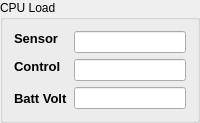
            <widget class="QGroupBox" name="sensorBiases_groupBox_2">
             <property name="minimumSize">
              <size>
               <width>0</width>
               <height>0</height>
              </size>
             </property>
             <property name="maximumSize">
              <size>
               <width>132123</width>
               <height>123123</height>
              </size>
             </property>
             <property name="title">
              <string>CPU Load</string>
             </property>
             <layout class="QGridLayout" name="gridLayout_14">
              <item row="0" column="0">
               <layout class="QGridLayout" name="gridLayout_11">
                <item row="0" column="0">
                 <widget class="QLabel" name="label_55">
                  <property name="minimumSize">
                   <size>
                    <width>0</width>
                    <height>0</height>
                   </size>
                  </property>
                  <property name="maximumSize">
                   <size>
                    <width>16777215</width>
                    <height>16777215</height>
                   </size>
                  </property>
                  <property name="font">
                   <font>
                    <pointsize>10</pointsize>
                    <weight>75</weight>
                    <bold>true</bold>
                   </font>
                  </property>
                  <property name="text">
                   <string>Sensor</string>
                  </property>
                 </widget>
                </item>
                <item row="0" column="1" rowspan="2">
                 <widget class="QLineEdit" name="ed_sens">
                  <property name="alignment">
                   <set>Qt::AlignRight|Qt::AlignTrailing|Qt::AlignVCenter</set>
                  </property>
                 </widget>
                </item>
                <item row="1" column="0" rowspan="2">
                 <widget class="QLabel" name="label_57">
                  <property name="minimumSize">
                   <size>
                    <width>0</width>
                    <height>0</height>
                   </size>
                  </property>
                  <property name="maximumSize">
                   <size>
                    <width>16777215</width>
                    <height>16777215</height>
                   </size>
                  </property>
                  <property name="font">
                   <font>
                    <pointsize>10</pointsize>
                    <weight>75</weight>
                    <bold>true</bold>
                   </font>
                  </property>
                  <property name="text">
                   <string>Control</string>
                  </property>
                 </widget>
                </item>
                <item row="2" column="1">
                 <widget class="QLineEdit" name="ed_control">
                  <property name="alignment">
                   <set>Qt::AlignRight|Qt::AlignTrailing|Qt::AlignVCenter</set>
                  </property>
                 </widget>
                </item>
                <item row="3" column="0">
                 <widget class="QLabel" name="label_59">
                  <property name="minimumSize">
                   <size>
                    <width>0</width>
                    <height>0</height>
                   </size>
                  </property>
                  <property name="maximumSize">
                   <size>
                    <width>16777215</width>
                    <height>16777215</height>
                   </size>
                  </property>
                  <property name="font">
                   <font>
                    <pointsize>10</pointsize>
                    <weight>75</weight>
                    <bold>true</bold>
                   </font>
                  </property>
                  <property name="text">
                   <string>Batt Volt</string>
                  </property>
                 </widget>
                </item>
                <item row="3" column="1">
                 <widget class="QLineEdit" name="ed_batvolt">
                  <property name="alignment">
                   <set>Qt::AlignRight|Qt::AlignTrailing|Qt::AlignVCenter</set>
                  </property>
                 </widget>
                </item>
               </layout>
              </item>
             </layout>
            </widget>
